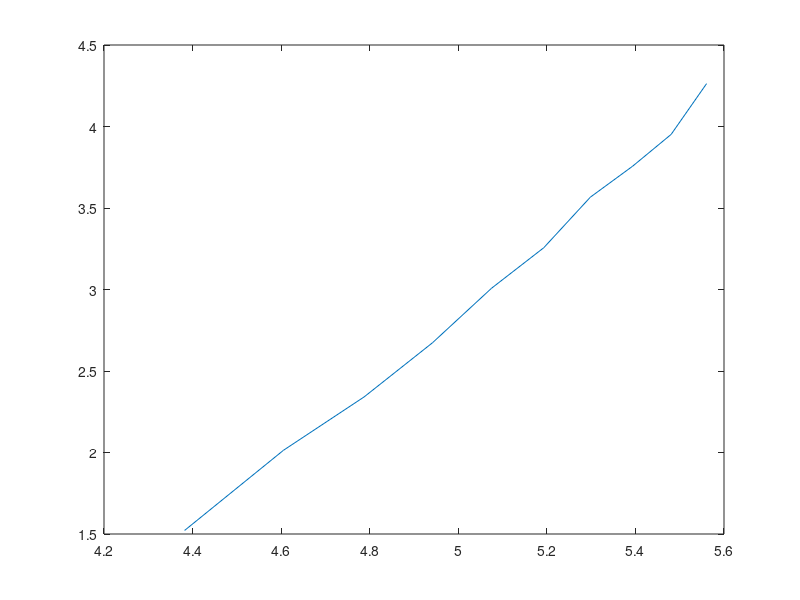

The MATLAB script that drew this image:
%Question 3
%The group S3
B1 = [1;2;3]; B2 = [1;3;2]; B3 = [2;1;3];
B4 = [2;3;1]; B5 = [3;1;2]; B6 = [3;2;1];
GB = [B1,B2,B3,B4,B5,B6];
%The group A4
A1 = [1;2;3;4]; A2 = [1;3;4;2]; A3 = [1;4;2;3]; A4 = [2;1;4;3];
A5 = [2;3;1;4]; A6 = [2;4;3;1]; A7 = [3;1;2;4]; A8 = [3;2;4;1];
A9 = [3;4;1;2]; A10 = [4;3;2;1]; A11 = [4;1;3;2]; A12 = [4;2;1;3];
GA = [A1,A2,A3,A4,A5,A6,A7,A8,A9,A10,A11,A12];

%Questions 5 and 7 
%Example 1
C1 = [2;3;1;4;5]; C2 = [1;2;3;5;4];
GC = [C1,C2];
%Example 2 
D1 = [4;2;3;1;5;6]; D2 = [1;2;6;4;5;3]; D3 = [1;4;3;2;5;6];
GD = [D1,D2,D3];

% Question 7 Complexity
n = 260;
E1 = randperm(n,n); E2 = randperm(n,n); E3 = randperm(n,n);
E4 = randperm(n,n); E5 = randperm(n,n);
GE = transpose([E1;E2;E3;E4;E5]);
% Time plot for Complexity
N = 80:20:260; 
T = [4.581,7.489,10.394,14.483,20.245 ,25.948 ,35.400,42.793,52.017 ,71.029];
plot(log(N),log(T))
gradient(log(T),log(N))
 
%Question 8
%S5
F1 = [2;3;4;5;1]; F2 = [2;1;3;4;5];
GF = [F1,F2];
%S20
G1 = [2;3;4;5;6;7;8;9;10;11;12;13;14;15;16;17;18;19;20;1];
G2 = [2;1;3;4;5;6;7;8;9;10;11;12;13;14;15;16;17;18;19;20];
GG = [G1,G2];